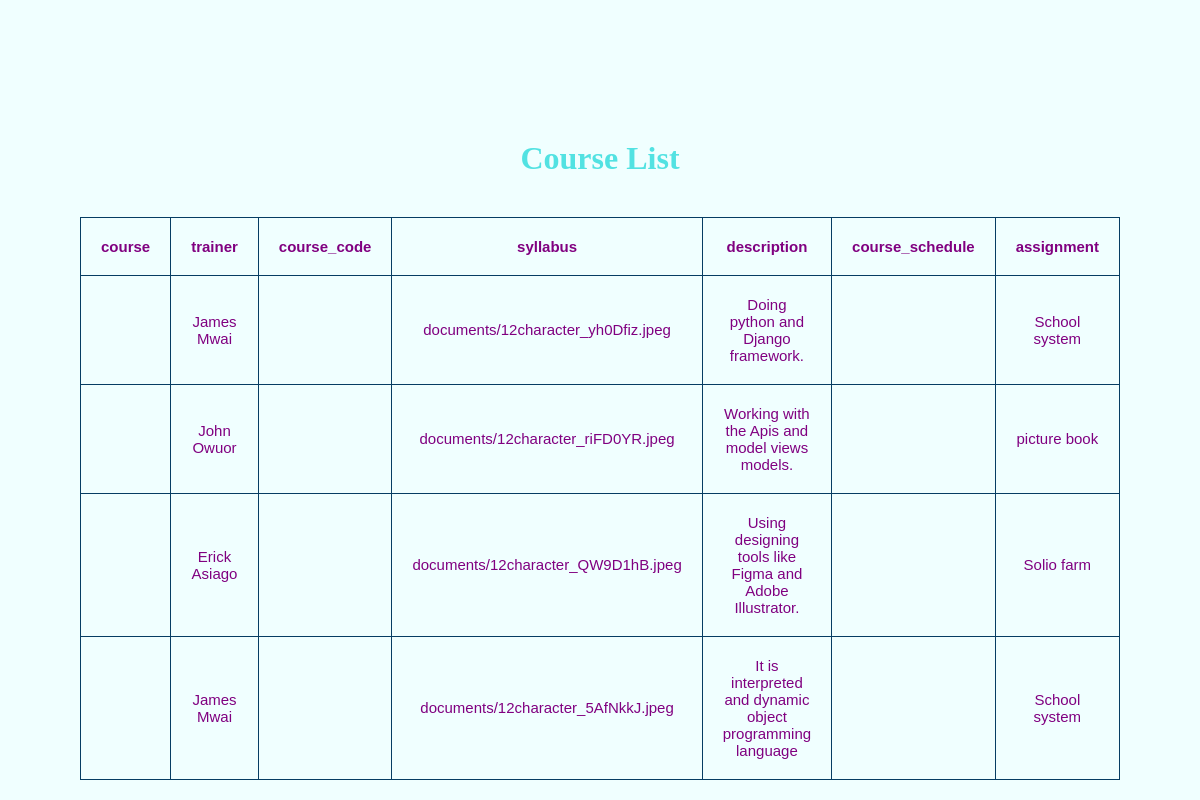
Screenshot of /courses/list/ with the database file from the repository.
### courses/models.py (models this page shows)
class Courses(models.Model):
    course_name=models.CharField(max_length=20,null=True)
    trainer=models.CharField(max_length = 20,null=True)
    course_code=models.CharField(max_length = 50,null=True)
    syllabus=models.FileField(upload_to ='documents/',null=True)
    description=models.TextField(blank=True,null=True)
    course_schudule=models.SmallIntegerField()
    assignment=models.CharField(max_length = 50,null=True)

### courses/views.py (the view)
# urls.py: path("list/",courses_list,name="courses_list")
def courses_list(request):
    courses=Courses.objects.all()
    return render(request,"course_list.html",{"courses":courses})

### courses/templates/course_list.html (shortened to what this page needs)
<!DOCTYPE html>
<html>
<head>
        <body>
            <h1>Course List</h1>
        <table class="table">
            <tr>
                <th>course</th>
                <th>trainer</th>
                <th>course_code</th>
                <th>syllabus</th>
                <th>description</th>
                <th>course_schedule</th>
                <th>assignment</th>
                </tr>
        {% for course in courses %}
        <tbody>
            <tr>
            <td>{{course.course}}</td>
                <td>{{course.trainer}}</td>
                <td>{{course.course.code}}</td>
                <td>{{course.syllabus}}</td>
                <td>{{course.description}}</td>
                <td>{{course.course_schedule}}</td>
                <td>{{course.assignment}}</td>
                </tr>
            </tbody>
            {%endfor%}
        </table>
</body>
</html>

### courses/templates/course_list.html (style rules this page uses)
body { background-color: azure; }
table { width: 800px; margin: auto; text-align: center; table-layout:auto; }
table,tr,th,td { padding: 20px; color: purple; border: 1px solid rgb(6, 61, 99); border-collapse: collapse; font-size: 15px; font-family:'Lucida Sans', 'Lucida Sans Regular', 'Lucida Grande', 'Lucida Sans Unicode', Geneva, Verdana, sans-serif; background: linear-gradient(top,rgb(130, 238, 229) 0%,rgb(145, 241, 212) 100%); text-align: center; margin-top: 40px; }
h1 { text-align: center; color: rgb(82, 226, 226); padding-top: 10%; }

### rows the page displays
Courses: trainer "James Mwai", syllabus "documents/12character_yh0Dfiz.jpeg", description "Doing python and Django framework.", assignment "School system"
Courses: trainer "John Owuor", syllabus "documents/12character_riFD0YR.jpeg", description "Working with the Apis and model views models.", assignment "picture book"
Courses: trainer "Erick Asiago", syllabus "documents/12character_QW9D1hB.jpeg", description "Using designing tools like Figma and Adobe Illustrator.", assignment "Solio farm"
Courses: trainer "James Mwai", syllabus "documents/12character_5AfNkkJ.jpeg", description "It is interpreted and dynamic object programming language", assignment "School system"
